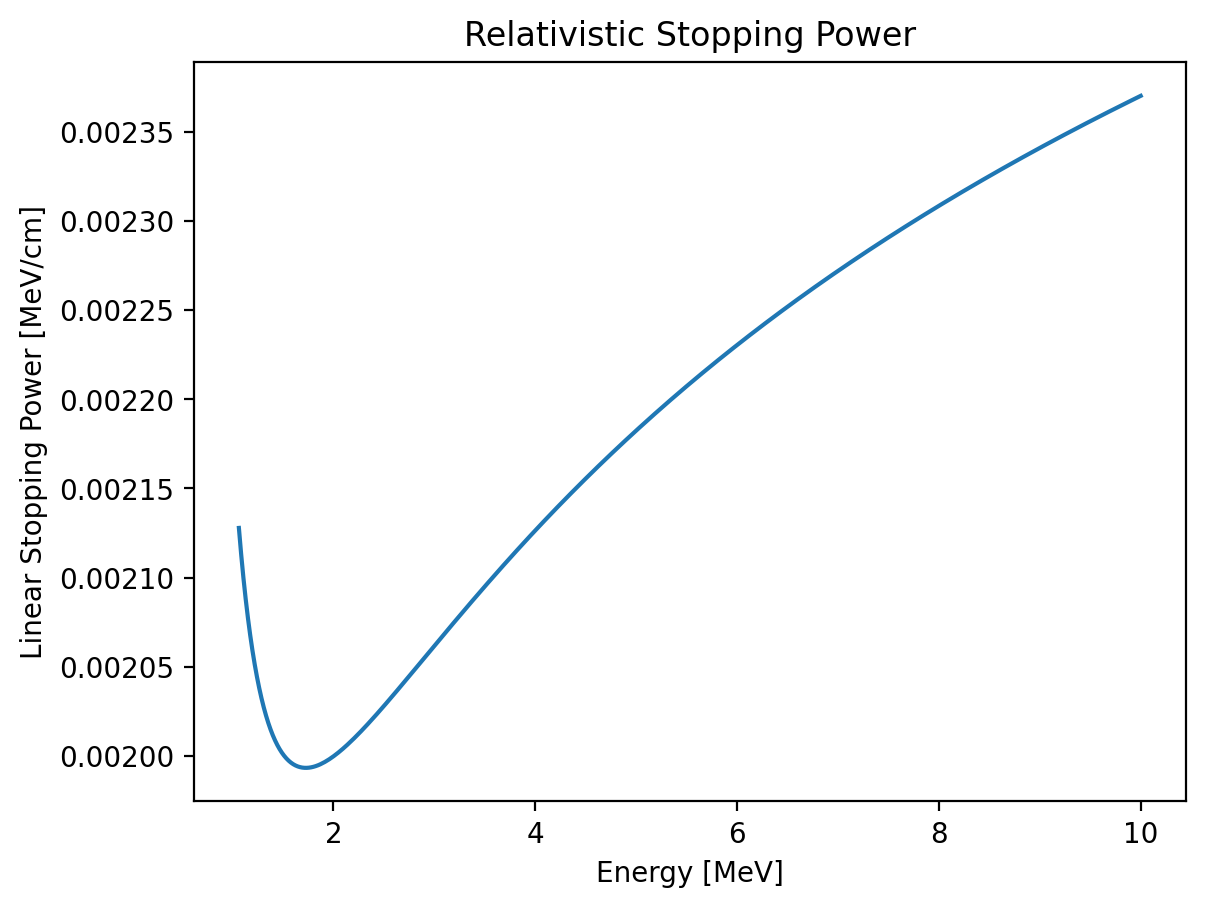

This figure's Python source:
import numpy as np
import matplotlib.pyplot as plt
from scipy.integrate import solve_ivp


E_r = 0.511 # m_0*c^2 [MeV]
I = 86E-6 # [MeV]
C = 9.234e-05 # 0.5*rho*K*Z/A [MeV/cm]
E_max = 1.064 # [MeV]
s_min = np.pi*1.9 # [cm]
s_max = 50 # [cm]


def beta_func(E):
    beta = np.sqrt(1 - (E_r/E)**2)
    return beta


def gamma_func(E):
    gamma = E/E_r
    return gamma


def dE_ds(E):
    b = beta_func(E)
    g = gamma_func(E)
    
    E_deriv= (C/(b**2))*(
    np.log((E_r*(b**2)*(g**2) * (E_r*(g-1.0)/2.0)) / (I**2))  # E_r=0.511 MeV, I in MeV
    + (1.0 - b**2)
    - ((2.0*g - 1.0)/g**2)*np.log(2.0)
    + 0.125*((g-1.0)/g)**2)
    return  E_deriv


E_loss = solve_ivp(
    dE_ds, 
    t_span=(0, s_max), 
    y0=[E_max], 
    t_eval = np.linspace(0, s_max, 200))




E_range = np.linspace(1.064, 10.0, 400) 
S = dE_ds(E_range)

#### plotting stopping rate [MeV/cm] ####
plt.figure()
plt.plot(E_range, S)
plt.xlabel("Energy [MeV]")
plt.ylabel("Linear Stopping Power [MeV/cm]")
plt.title("Relativistic Stopping Power")
plt.savefig("Stopping_Power.png", dpi=200, bbox_inches="tight")

#### plotting E as a func of distance traveled ####
plt.figure()
plt.plot(E_loss.t, E_loss.y[0])
plt.ylabel("Total Relativistic Energy [MeV]")
plt.xlabel(" Distance [cm]")
plt.title("Relativistic Electron Energy Loss")
plt.savefig("Rel_Energy_Loss")